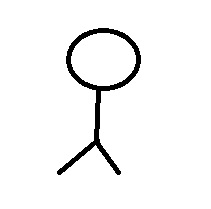
#> input picture Ejercicio2/Imagenes usadas subidas al drive/data/1a.jpg, 211 x 209 px
$ python e2.py
#> lines starting #> are read from the running program, lines starting #| are printed output that depends on the picture
from google.colab import drive
import os
import scipy.sparse as sp
import cv2
import numpy as np
from matplotlib import pyplot as plt

drive.mount("/content/drive")
os.chdir("/content/drive/MyDrive/data")

img1 = cv2.imread("1a.jpg")
#> img1 is the input picture: shape (209, 211, 3); min 0, max 255, mean 245.2
img2 = cv2.imread("2a.jpg")
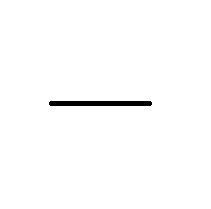
#> input picture Ejercicio2/Imagenes usadas subidas al drive/data/2a.jpg, 211 x 209 px
#> img2 is the input picture: shape (209, 211, 3); min 0, max 255, mean 252

m_sparse1 = sp.coo_matrix(img1[:, :, 1])
m_sparse2 = sp.coo_matrix(img2[:, :, 1])

combined_sparse_matrix = sp.hstack([m_sparse1, m_sparse2])

print("Matriz dispersa combinada (datos, fila, columna):")
print("Datos:", combined_sparse_matrix.data)
#> (printed output is left out)
print("Filas:", combined_sparse_matrix.row)
#> (printed output is left out)
print("Columnas:", combined_sparse_matrix.col)
#> (printed output is left out)

print("\nVer imagenes Orginales:")
plt.subplot(1, 2, 1)
plt.title("Imagen 1")
plt.imshow(cv2.cvtColor(img1, cv2.COLOR_BGR2RGB))

plt.subplot(1, 2, 2)
plt.title("Imagen 2")
plt.imshow(cv2.cvtColor(img2, cv2.COLOR_BGR2RGB))

plt.show()
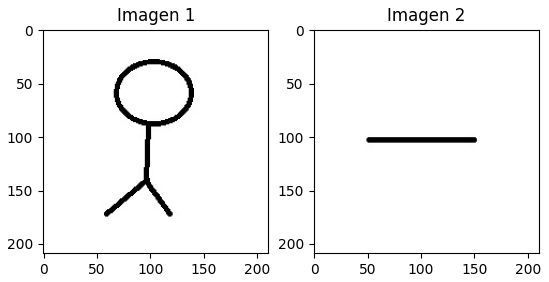
#> figure drawn by matplotlib, 2 panels
